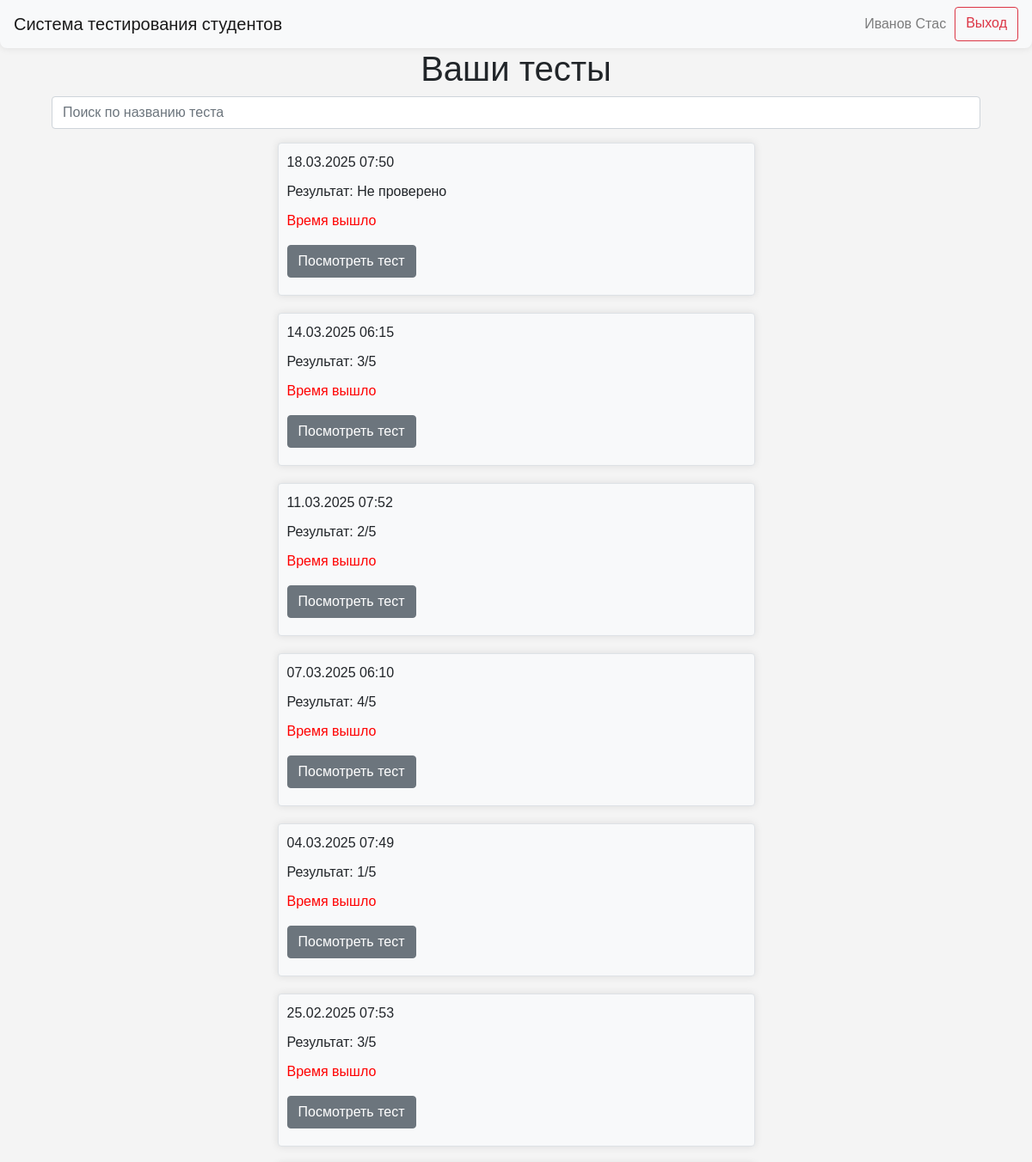
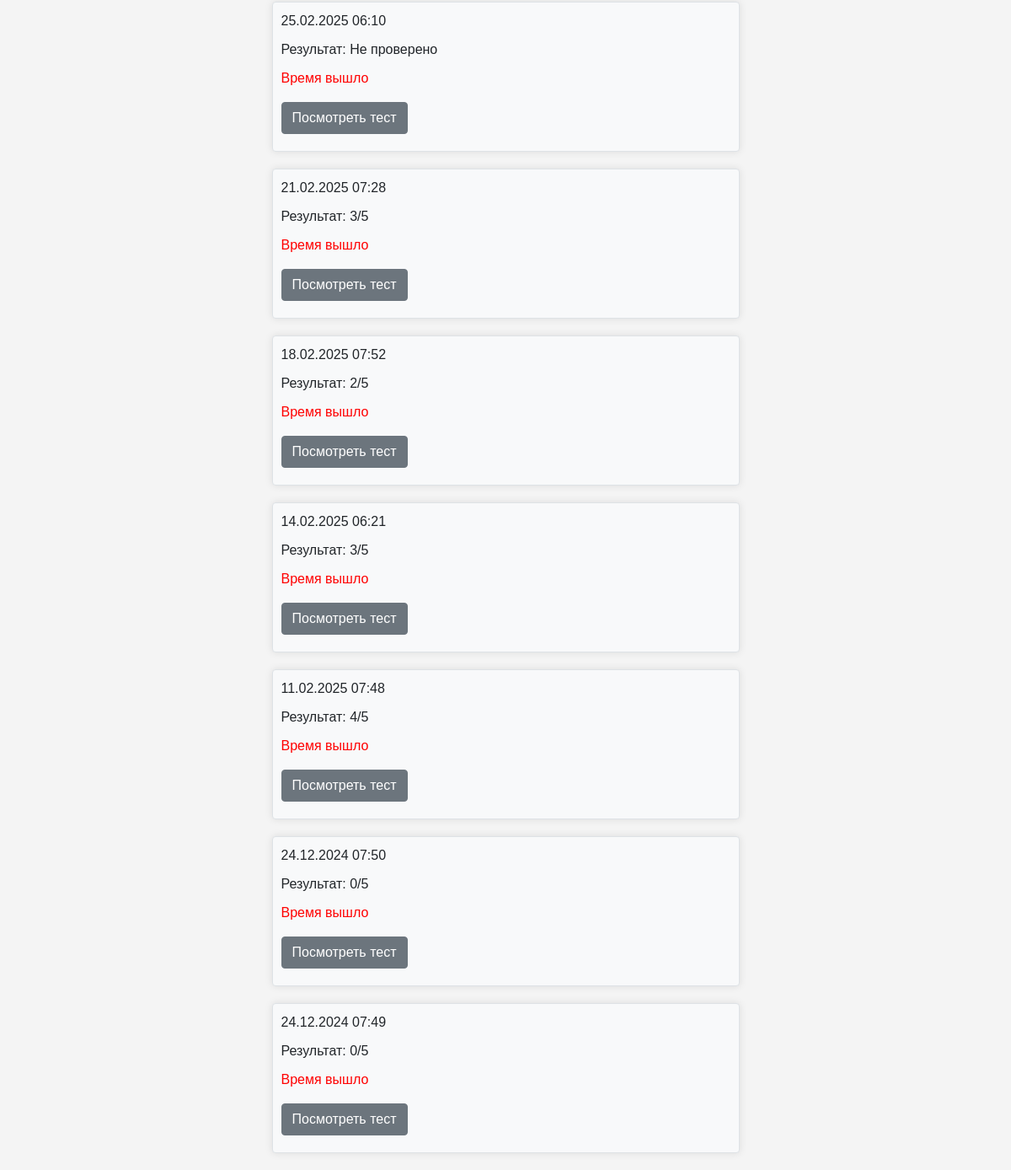
The app's page / (signed in) with its own data (2 pictures, top to bottom).
### data/users.py (models this page shows)
class User(SqlAlchemyBase, UserMixin, SerializerMixin):
    __tablename__ = "users"
    id = sqlalchemy.Column(
        sqlalchemy.Integer,
        primary_key=True,
        autoincrement=True,
    )
    name = sqlalchemy.Column(
        sqlalchemy.String,
        nullable=True,
    )
    group_id = sqlalchemy.Column(
        sqlalchemy.Integer,
        sqlalchemy.ForeignKey(
            "groups.id",
            ondelete="CASCADE",
        ),
        nullable=False,
    )
    date_of_birth = sqlalchemy.Column(
        sqlalchemy.Date,
        nullable=False,
    )
    user_level = sqlalchemy.Column(
        sqlalchemy.String,
        default="student",
    )

### data/blitz_tests.py (models this page shows)
class BlitzTest(SqlAlchemyBase, UserMixin, SerializerMixin):
    __tablename__ = "blitz_tests"
    id = sqlalchemy.Column(
        sqlalchemy.Integer,
        primary_key=True,
        autoincrement=True,
    )
    date = sqlalchemy.Column(
        sqlalchemy.DateTime,
        default=datetime.datetime.now,
    )
    question_1 = sqlalchemy.Column(
        sqlalchemy.Integer,
        sqlalchemy.ForeignKey("questions.id"),
    )
    question_2 = sqlalchemy.Column(
        sqlalchemy.Integer,
        sqlalchemy.ForeignKey("questions.id"),
    )
    question_3 = sqlalchemy.Column(
        sqlalchemy.Integer,
        sqlalchemy.ForeignKey("questions.id"),
    )
    question_4 = sqlalchemy.Column(
        sqlalchemy.Integer,
        sqlalchemy.ForeignKey("questions.id"),
    )
    question_5 = sqlalchemy.Column(
        sqlalchemy.Integer,
        sqlalchemy.ForeignKey("questions.id"),
    )
    answer_1 = sqlalchemy.Column(
        sqlalchemy.String,
        nullable=True,
    )
    answer_2 = sqlalchemy.Column(
        sqlalchemy.String,
        nullable=True,
    )
    answer_3 = sqlalchemy.Column(
        sqlalchemy.String,
        nullable=True,
    )
    answer_4 = sqlalchemy.Column(
        sqlalchemy.String,
        nullable=True,
    )
    answer_5 = sqlalchemy.Column(
        sqlalchemy.String,
        nullable=True,
    )
    comment_1 = sqlalchemy.Column(
        sqlalchemy.String,
        nullable=True,
    )
    comment_2 = sqlalchemy.Column(
        sqlalchemy.String,
        nullable=True,
    )
    comment_3 = sqlalchemy.Column(
        sqlalchemy.String,
        nullable=True,
    )
    comment_4 = sqlalchemy.Column(
        sqlalchemy.String,
        nullable=True,
    )
    comment_5 = sqlalchemy.Column(
        sqlalchemy.String,
        nullable=True,
    )
    result_answer_1 = sqlalchemy.Column(
        sqlalchemy.Boolean,
        nullable=True,
    )
    result_answer_2 = sqlalchemy.Column(
        sqlalchemy.Boolean,
        nullable=True,
    )
    result_answer_3 = sqlalchemy.Column(
        sqlalchemy.Boolean,
        nullable=True,
    )
    result_answer_4 = sqlalchemy.Column(
        sqlalchemy.Boolean,
        nullable=True,
    )
    result_answer_5 = sqlalchemy.Column(
        sqlalchemy.Boolean,
        nullable=True,
    )
    student = sqlalchemy.Column(
        sqlalchemy.Integer,
        sqlalchemy.ForeignKey("users.id"),
    )

### server.py (the view)
@app.route("/")
def select_group_for_view_tests():
    if not current_user.is_authenticated:
        return redirect("/authentication")
    if current_user.user_level == "student":
        db_sess = db_session.create_session()
        available_tests = db_sess.query(BlitzTest).filter(BlitzTest.student == current_user.id)
        date_time = datetime.datetime.now()
        results = []
        for test in available_tests:
            test_results = 0
            if test.result_answer_1 == 1:
                test_results += 1
            if test.result_answer_2 == 1:
                test_results += 1
            if test.result_answer_3 == 1:
                test_results += 1
            if test.result_answer_4 == 1:
                test_results += 1
            if test.result_answer_5 == 1:
                test_results += 1
            if None in [
                test.result_answer_1,
                test.result_answer_2,
                test.result_answer_3,
                test.result_answer_4,
                test.result_answer_5,
            ]:
                results.append("Не проверено")
            else:
                results.append(f"{test_results}/5")
        tests_and_results = zip(available_tests, results)
        return render_template("index.html", tests_and_results=tests_and_results, date_time=date_time, title="Главная")
    db_sess = db_session.create_session()
    groups = db_sess.query(Group).all()
    db_sess.close()
    return render_template("select_group_for_view_tests.html", groups=groups)

### data/db_session.py (called while the page is built)
def create_session() -> Session:
    global __factory
    return __factory()

### server.py (called while the page is built)
@login_manager.user_loader
def load_user(user_id):
    db_sess = db_session.create_session()
    return db_sess.query(User).get(user_id)

### templates/index.html (shortened to what this page needs)
{% extends "base.html" %}
{% block content %}
{% if current_user.user_level != 'admin' %}
<div class="container text-center">
    <h1>Ваши тесты</h1>
</div>
<div class="container">
    <input type="text" id="searchInput" class="form-control mb-3" placeholder="Поиск по названию теста">
</div>
{% for test, result in tests_and_results|reverse %}
<div class="col-md-6 border rounded mx-auto custom-div" style="margin-bottom: 20px; padding: 10px;">
    <p class="text-left" style="margin-bottom: 10px;">{{ test.date.strftime("%d.%m.%Y %H:%M") }}</p>
    {% if (date_time - test.date).total_seconds() > 300 %}
    <p class="text-left" style="margin-bottom: 10px;">Результат: {{ result }}</p>
    {% endif %}
    <div>
        {% if (date_time - test.date).total_seconds() > 300 %}
            <p style="color: red;">Время вышло</p>
            <a href="{{ url_for('test_result_view', test_id=test.id) }}">
                <button type="button" style="margin-bottom: 10px;" class="btn btn-secondary">Посмотреть тест</button>
            </a>
        {% else %}
            <a href="{{ url_for('start_test', test_id=test.id) }}">
                <button type="button" style="margin-bottom: 10px;" class="btn btn-primary">Решать тест</button>
            </a>
        {% endif %}
    </div>
</div>
{% endfor %}
{% endif %}
{% endblock %}

### templates/base.html (shortened to what this page needs)
<!doctype html>
<html lang="en">
<head>
    <link rel="stylesheet"
          href="https://stackpath.bootstrapcdn.com/bootstrap/4.4.1/css/bootstrap.min.css"
>
    <link rel="stylesheet" type="text/css" href="../static/css/style.css">
</head>
<body>
<header>
    <nav class="navbar navbar-light bg-light custom-navbar">
        <a class="navbar-brand" href="/">Система тестирования студентов</a>
        {% if current_user.is_authenticated %}
        <div class="d-flex flex-row-reverse">
            <a class="btn btn-outline-danger spaced-element" style="margin-left: 10px; text-align: center;"
               href="/logout">Выход</a>
            {% if current_user.user_level == 'admin' %}
            <a class="navbar-text" style="margin-left: 10px; text-align: center;">{{ current_user.name }}</a>
            <a class="navbar-text" style="margin-left: 10px; text-align: center;" href="/select_group_for_test">Выдать тест</a>
            <a class="navbar-text" style="margin-left: 10px; text-align: center;" href="/">Тесты</a>
            <a class="navbar-text" style="margin-left: 10px; text-align: center;" href="/topics">Темы</a>
            <a class="navbar-text" style="margin-left: 10px; text-align: center;" href="/groups">Студенты</a>
            {% else %}
            <a class="navbar-text" style="margin-left: 10px; text-align: center;" href="{{ url_for('personal_cabinet', user_id=current_user.id) }}">{{ current_user.name }}</a>
            {% endif %}
        </div>
        {% endif %}
    </nav>
</header>
<main role="main" class="container">
    {% block content %}
    {% endblock %}
</main>
</body>
</html>

### static/css/style.css (style rules this page uses)
body { font-family: Arial, sans-serif; margin: 0; padding: 0; background-color: #f4f4f4; }
.custom-div { width: 80%; margin: 0 auto; padding: 20px; background-color: #f8f9fa; border-radius: 0 0 8px 8px; box-shadow: 0 0 10px rgba(0,0,0,0.1); }
.custom-navbar { margin: 0 auto; background-color: #f8f9fa; border-radius: 0 0 8px 8px; box-shadow: 0 0 10px rgba(0,0,0,0.1); }

### records on screen
User: name "Иванов Стас"
BlitzTest: date "18.03.2025 07:50", result "Не проверено"
BlitzTest: date "14.03.2025 06:15", result "3/5"
BlitzTest: date "11.03.2025 07:52", result "2/5"
BlitzTest: date "07.03.2025 06:10", result "4/5"
BlitzTest: date "04.03.2025 07:49", result "1/5"
BlitzTest: date "25.02.2025 07:53", result "3/5"
BlitzTest: date "25.02.2025 06:10", result "Не проверено"
BlitzTest: date "21.02.2025 07:28", result "3/5"
BlitzTest: date "18.02.2025 07:52", result "2/5"
BlitzTest: date "14.02.2025 06:21", result "3/5"
BlitzTest: date "11.02.2025 07:48", result "4/5"
BlitzTest: date "24.12.2024 07:50", result "0/5"
BlitzTest: date "24.12.2024 07:49", result "0/5"
